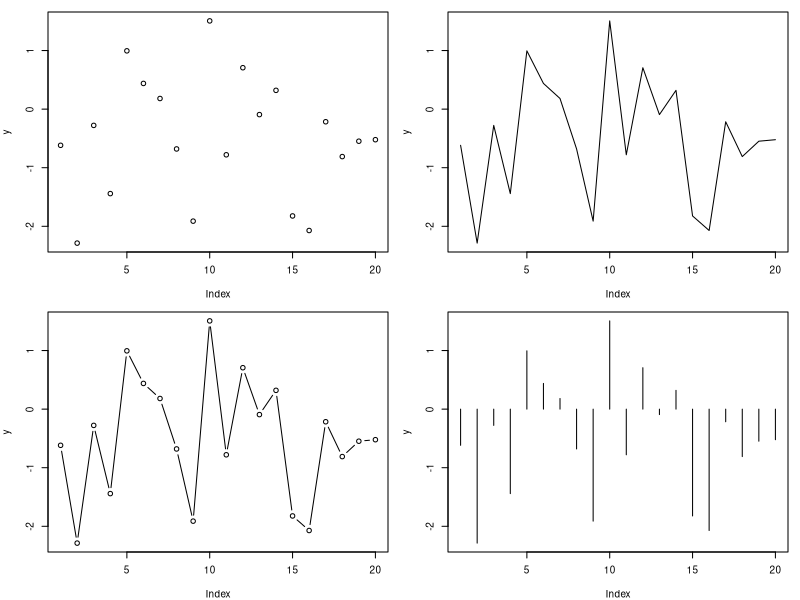
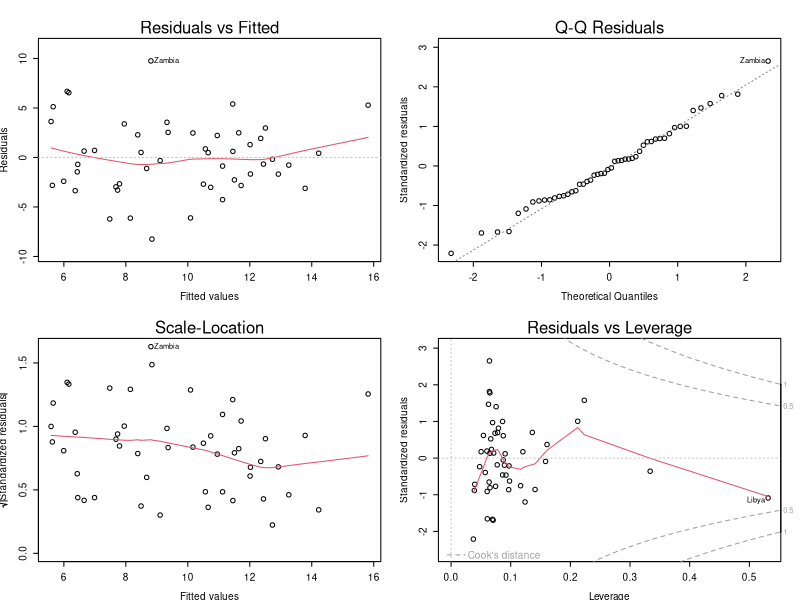

The R script that drew these images, in order:
## ---- chunk 1
par(mfrow=c(2, 2), cex=0.6, mar=c(4, 4, 1, 1))
y <- rnorm(20)
plot(y, type="p")
plot(y, type="l")
plot(y, type="b")
plot(y, type="h")
## ---- chunk 2
par(mfrow=c(2, 2), cex=0.6, mar=c(4, 4, 4, 2), mex=0.8)
plot(lm.SR <- lm(sr ~ pop15 + pop75 + dpi + ddpi, data = LifeCycleSavings),
     id.n=1)
